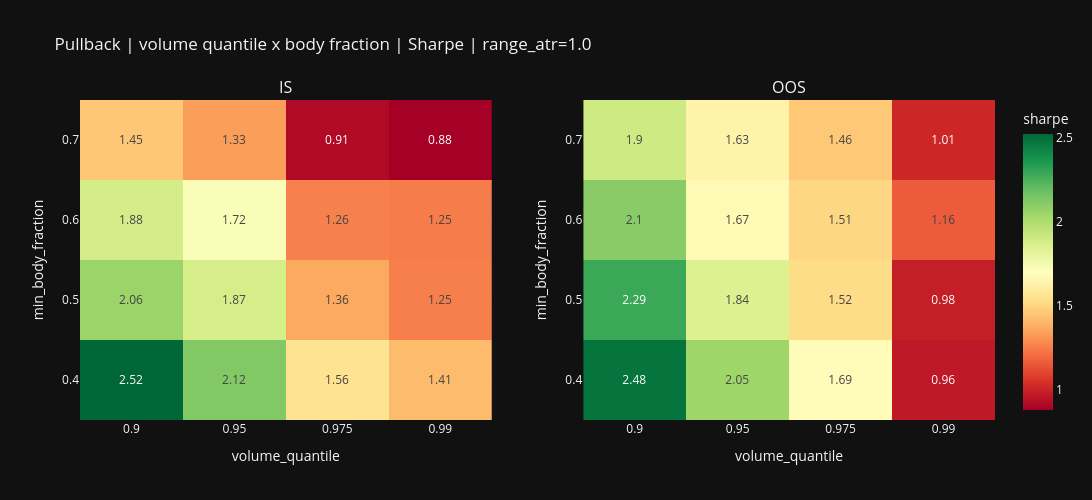
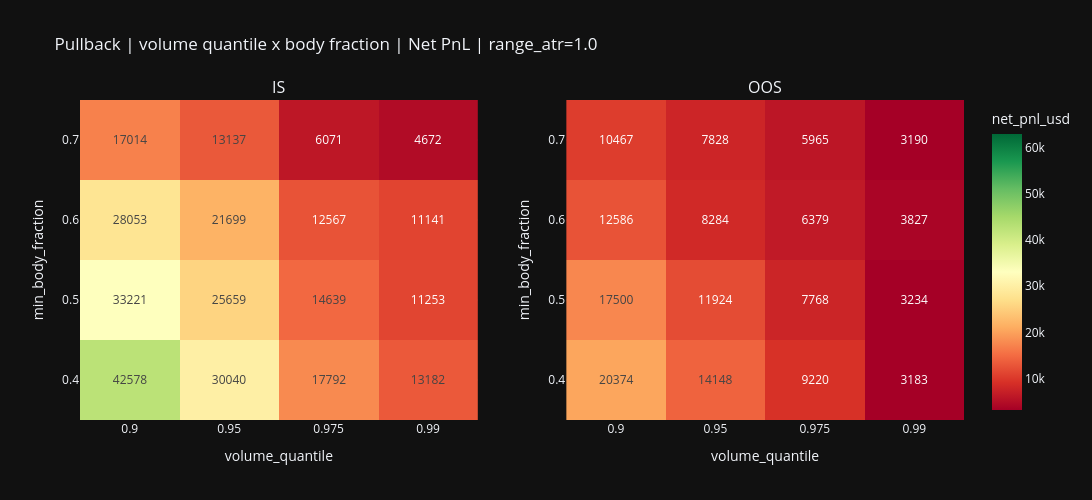
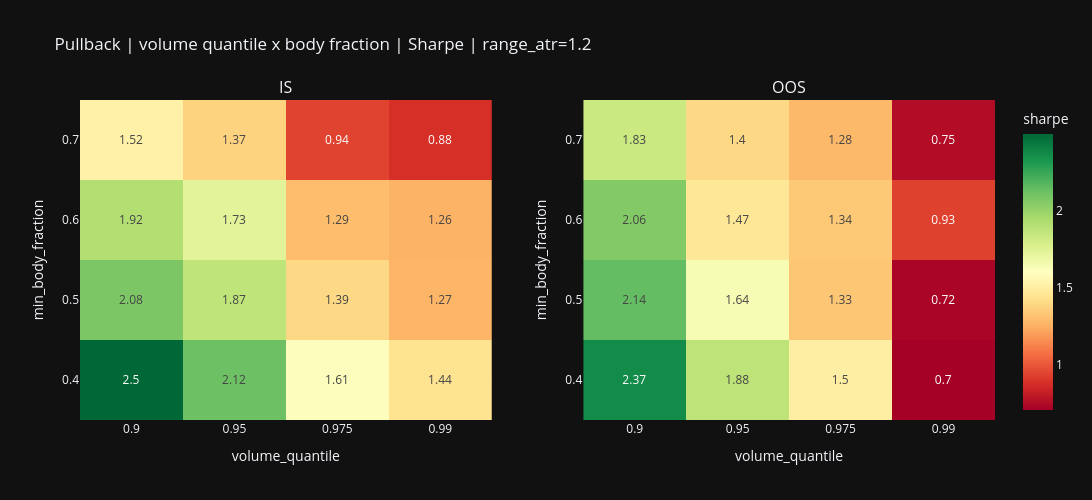
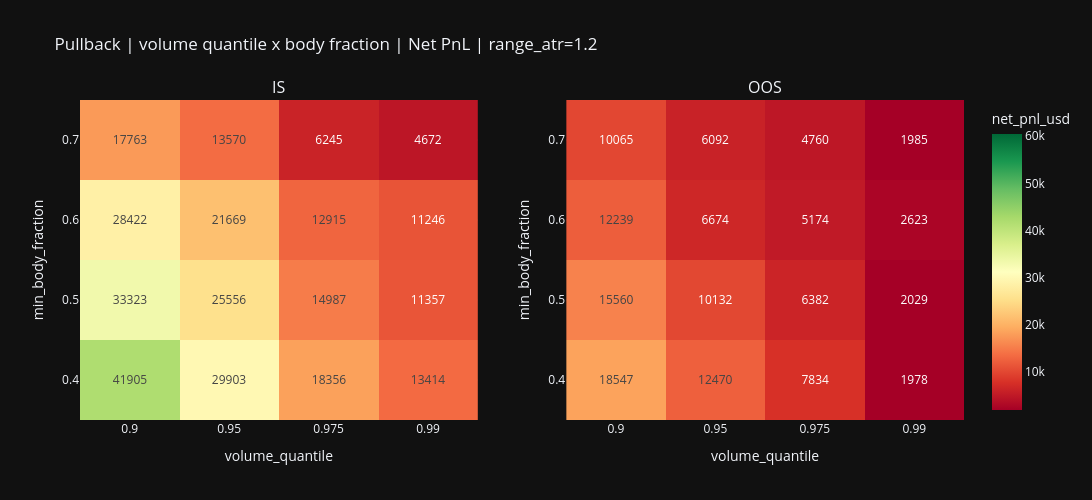

The notebook cell these images were saved under, in order:
### Code cell
display(Markdown("## 3. Heatmaps IS/OOS - Alpha pur"))

alpha_rows = []
for volume_quantile in PULLBACK_VOLUME_QUANTILE_GRID:
    for body_fraction in PULLBACK_MIN_BODY_FRACTION_GRID:
        for range_atr in PULLBACK_MIN_RANGE_ATR_GRID:
            variant = make_pullback_variant(
                volume_quantile=float(volume_quantile),
                min_body_fraction=float(body_fraction),
                min_range_atr=float(range_atr),
            )
            signal_df, result, full_curve, summary = run_pullback_variant(variant, retained_sizing)
            for _, row in summary.iterrows():
                alpha_rows.append(
                    {
                        "scope": row["scope"],
                        "volume_quantile": float(volume_quantile),
                        "min_body_fraction": float(body_fraction),
                        "min_range_atr": float(range_atr),
                        "net_pnl_usd": float(row["net_pnl_usd"]),
                        "sharpe": float(row["sharpe"]),
                        "max_drawdown_usd": float(row["max_drawdown_usd"]),
                    }
                )
pullback_alpha_grid = pd.DataFrame(alpha_rows)
for range_atr in sorted(pullback_alpha_grid["min_range_atr"].unique()):
    alpha_slice = pullback_alpha_grid.loc[pullback_alpha_grid["min_range_atr"].eq(range_atr)].copy()
    plot_is_oos_heatmaps(alpha_slice, "volume_quantile", "min_body_fraction", "sharpe", f"Pullback | volume quantile x body fraction | Sharpe | range_atr={range_atr}")
    plot_is_oos_heatmaps(alpha_slice, "volume_quantile", "min_body_fraction", "net_pnl_usd", f"Pullback | volume quantile x body fraction | Net PnL | range_atr={range_atr}", text_auto=".0f")

lookback_rows = []
for volume_lookback in PULLBACK_VOLUME_LOOKBACK_GRID:
    variant = make_pullback_variant(volume_lookback=int(volume_lookback))
    signal_df, result, full_curve, summary = run_pullback_variant(variant, retained_sizing)
    for _, row in summary.iterrows():
        lookback_rows.append(
            {
                "scope": row["scope"],
                "volume_lookback": int(volume_lookback),
                "net_pnl_usd": float(row["net_pnl_usd"]),
                "sharpe": float(row["sharpe"]),
                "max_drawdown_usd": float(row["max_drawdown_usd"]),
            }
        )
pullback_lookback_grid = pd.DataFrame(lookback_rows)
plot_scope_heatmap(pullback_lookback_grid, "volume_lookback", "sharpe", "Pullback | volume lookback | Sharpe")

### Figure 1 — Plotly figure (JSON) as saved in the notebook; plotly's stock layout.template omitted (floating-point values rounded to 4 significant figures)
{"data": [{"colorscale": [[0.0, "rgb(165,0,38)"], [0.1, "rgb(215,48,39)"], [0.2, "rgb(244,109,67)"], [0.3, "rgb(253,174,97)"], [0.4, "rgb(254,224,139)"], [0.5, "rgb(255,255,191)"], [0.6, "rgb(217,239,139)"], [0.7, "rgb(166,217,106)"], [0.8, "rgb(102,189,99)"], [0.9, "rgb(26,152,80)"], [1.0, "rgb(0,104,55)"]], "showscale": false, "text": [[2.52, 2.12, 1.56, 1.41], [2.06, 1.87, 1.36, 1.25], [1.88, 1.72, 1.26, 1.25], [1.45, 1.33, 0.91, 0.88]], "texttemplate": "%{text}", "type": "heatmap", "x": ["0.9", "0.95", "0.975", "0.99"], "xaxis": "x", "y": ["0.4", "0.5", "0.6", "0.7"], "yaxis": "y", "z": [[2.522, 2.121, 1.556, 1.413], [2.058, 1.875, 1.36, 1.252], [1.88, 1.724, 1.258, 1.248], [1.453, 1.332, 0.9137, 0.8784]], "zmax": 2.522, "zmin": 0.8784}, {"colorbar": {"title": {"text": "sharpe"}}, "colorscale": [[0.0, "rgb(165,0,38)"], [0.1, "rgb(215,48,39)"], [0.2, "rgb(244,109,67)"], [0.3, "rgb(253,174,97)"], [0.4, "rgb(254,224,139)"], [0.5, "rgb(255,255,191)"], [0.6, "rgb(217,239,139)"], [0.7, "rgb(166,217,106)"], [0.8, "rgb(102,189,99)"], [0.9, "rgb(26,152,80)"], [1.0, "rgb(0,104,55)"]], "showscale": true, "text": [[2.48, 2.05, 1.69, 0.96], [2.29, 1.84, 1.52, 0.98], [2.1, 1.67, 1.51, 1.16], [1.9, 1.63, 1.46, 1.01]], "texttemplate": "%{text}", "type": "heatmap", "x": ["0.9", "0.95", "0.975", "0.99"], "xaxis": "x2", "y": ["0.4", "0.5", "0.6", "0.7"], "yaxis": "y2", "z": [[2.483, 2.048, 1.686, 0.9647], [2.286, 1.844, 1.525, 0.9798], [2.104, 1.671, 1.507, 1.159], [1.902, 1.635, 1.457, 1.008]], "zmax": 2.522, "zmin": 0.8784}], "layout": {"annotations": [{"font": {"size": 16}, "showarrow": false, "text": "IS", "x": 0.225, "xanchor": "center", "xref": "paper", "y": 1.0, "yanchor": "bottom", "yref": "paper"}, {"font": {"size": 16}, "showarrow": false, "text": "OOS", "x": 0.775, "xanchor": "center", "xref": "paper", "y": 1.0, "yanchor": "bottom", "yref": "paper"}], "height": 500, "title": {"text": "Pullback | volume quantile x body fraction | Sharpe | range_atr=1.0"}, "width": 1350, "xaxis": {"anchor": "y", "domain": [0.0, 0.45], "title": {"text": "volume_quantile"}}, "xaxis2": {"anchor": "y2", "domain": [0.55, 1.0], "title": {"text": "volume_quantile"}}, "yaxis": {"anchor": "x", "domain": [0.0, 1.0], "title": {"text": "min_body_fraction"}}, "yaxis2": {"anchor": "x2", "domain": [0.0, 1.0], "title": {"text": "min_body_fraction"}}}}

### Figure 2 — Plotly figure (JSON) as saved in the notebook; plotly's stock layout.template omitted (floating-point values rounded to 4 significant figures)
{"data": [{"colorscale": [[0.0, "rgb(165,0,38)"], [0.1, "rgb(215,48,39)"], [0.2, "rgb(244,109,67)"], [0.3, "rgb(253,174,97)"], [0.4, "rgb(254,224,139)"], [0.5, "rgb(255,255,191)"], [0.6, "rgb(217,239,139)"], [0.7, "rgb(166,217,106)"], [0.8, "rgb(102,189,99)"], [0.9, "rgb(26,152,80)"], [1.0, "rgb(0,104,55)"]], "showscale": false, "text": [[42580.0, 30040.0, 17790.0, 13180.0], [33220.0, 25660.0, 14640.0, 11250.0], [28050.0, 21700.0, 12570.0, 11140.0], [17010.0, 13140.0, 6071.0, 4672.0]], "texttemplate": "%{text}", "type": "heatmap", "x": ["0.9", "0.95", "0.975", "0.99"], "xaxis": "x", "y": ["0.4", "0.5", "0.6", "0.7"], "yaxis": "y", "z": [[42580.0, 30040.0, 17790.0, 13180.0], [33220.0, 25660.0, 14640.0, 11250.0], [28050.0, 21700.0, 12570.0, 11140.0], [17010.0, 13140.0, 6071.0, 4672.0]], "zmax": 62950.0, "zmin": 3183.0}, {"colorbar": {"title": {"text": "net_pnl_usd"}}, "colorscale": [[0.0, "rgb(165,0,38)"], [0.1, "rgb(215,48,39)"], [0.2, "rgb(244,109,67)"], [0.3, "rgb(253,174,97)"], [0.4, "rgb(254,224,139)"], [0.5, "rgb(255,255,191)"], [0.6, "rgb(217,239,139)"], [0.7, "rgb(166,217,106)"], [0.8, "rgb(102,189,99)"], [0.9, "rgb(26,152,80)"], [1.0, "rgb(0,104,55)"]], "showscale": true, "text": [[20370.0, 14150.0, 9220.0, 3183.0], [17500.0, 11920.0, 7768.0, 3234.0], [12590.0, 8284.0, 6379.0, 3827.0], [10470.0, 7828.0, 5965.0, 3190.0]], "texttemplate": "%{text}", "type": "heatmap", "x": ["0.9", "0.95", "0.975", "0.99"], "xaxis": "x2", "y": ["0.4", "0.5", "0.6", "0.7"], "yaxis": "y2", "z": [[20370.0, 14150.0, 9220.0, 3183.0], [17500.0, 11920.0, 7768.0, 3234.0], [12590.0, 8284.0, 6379.0, 3827.0], [10470.0, 7828.0, 5965.0, 3190.0]], "zmax": 62950.0, "zmin": 3183.0}], "layout": {"annotations": [{"font": {"size": 16}, "showarrow": false, "text": "IS", "x": 0.225, "xanchor": "center", "xref": "paper", "y": 1.0, "yanchor": "bottom", "yref": "paper"}, {"font": {"size": 16}, "showarrow": false, "text": "OOS", "x": 0.775, "xanchor": "center", "xref": "paper", "y": 1.0, "yanchor": "bottom", "yref": "paper"}], "height": 500, "title": {"text": "Pullback | volume quantile x body fraction | Net PnL | range_atr=1.0"}, "width": 1350, "xaxis": {"anchor": "y", "domain": [0.0, 0.45], "title": {"text": "volume_quantile"}}, "xaxis2": {"anchor": "y2", "domain": [0.55, 1.0], "title": {"text": "volume_quantile"}}, "yaxis": {"anchor": "x", "domain": [0.0, 1.0], "title": {"text": "min_body_fraction"}}, "yaxis2": {"anchor": "x2", "domain": [0.0, 1.0], "title": {"text": "min_body_fraction"}}}}

### Figure 3 — Plotly figure (JSON) as saved in the notebook; plotly's stock layout.template omitted (floating-point values rounded to 4 significant figures)
{"data": [{"colorscale": [[0.0, "rgb(165,0,38)"], [0.1, "rgb(215,48,39)"], [0.2, "rgb(244,109,67)"], [0.3, "rgb(253,174,97)"], [0.4, "rgb(254,224,139)"], [0.5, "rgb(255,255,191)"], [0.6, "rgb(217,239,139)"], [0.7, "rgb(166,217,106)"], [0.8, "rgb(102,189,99)"], [0.9, "rgb(26,152,80)"], [1.0, "rgb(0,104,55)"]], "showscale": false, "text": [[2.5, 2.12, 1.61, 1.44], [2.08, 1.87, 1.39, 1.27], [1.92, 1.73, 1.29, 1.26], [1.52, 1.37, 0.94, 0.88]], "texttemplate": "%{text}", "type": "heatmap", "x": ["0.9", "0.95", "0.975", "0.99"], "xaxis": "x", "y": ["0.4", "0.5", "0.6", "0.7"], "yaxis": "y", "z": [[2.499, 2.12, 1.61, 1.44], [2.079, 1.871, 1.395, 1.266], [1.919, 1.731, 1.294, 1.262], [1.519, 1.375, 0.9403, 0.8784]], "zmax": 2.499, "zmin": 0.7037}, {"colorbar": {"title": {"text": "sharpe"}}, "colorscale": [[0.0, "rgb(165,0,38)"], [0.1, "rgb(215,48,39)"], [0.2, "rgb(244,109,67)"], [0.3, "rgb(253,174,97)"], [0.4, "rgb(254,224,139)"], [0.5, "rgb(255,255,191)"], [0.6, "rgb(217,239,139)"], [0.7, "rgb(166,217,106)"], [0.8, "rgb(102,189,99)"], [0.9, "rgb(26,152,80)"], [1.0, "rgb(0,104,55)"]], "showscale": true, "text": [[2.37, 1.88, 1.5, 0.7], [2.14, 1.64, 1.33, 0.72], [2.06, 1.47, 1.34, 0.93], [1.83, 1.4, 1.28, 0.75]], "texttemplate": "%{text}", "type": "heatmap", "x": ["0.9", "0.95", "0.975", "0.99"], "xaxis": "x2", "y": ["0.4", "0.5", "0.6", "0.7"], "yaxis": "y2", "z": [[2.366, 1.879, 1.505, 0.7037], [2.141, 1.64, 1.328, 0.7214], [2.058, 1.465, 1.338, 0.9333], [1.833, 1.396, 1.282, 0.7493]], "zmax": 2.499, "zmin": 0.7037}], "layout": {"annotations": [{"font": {"size": 16}, "showarrow": false, "text": "IS", "x": 0.225, "xanchor": "center", "xref": "paper", "y": 1.0, "yanchor": "bottom", "yref": "paper"}, {"font": {"size": 16}, "showarrow": false, "text": "OOS", "x": 0.775, "xanchor": "center", "xref": "paper", "y": 1.0, "yanchor": "bottom", "yref": "paper"}], "height": 500, "title": {"text": "Pullback | volume quantile x body fraction | Sharpe | range_atr=1.2"}, "width": 1350, "xaxis": {"anchor": "y", "domain": [0.0, 0.45], "title": {"text": "volume_quantile"}}, "xaxis2": {"anchor": "y2", "domain": [0.55, 1.0], "title": {"text": "volume_quantile"}}, "yaxis": {"anchor": "x", "domain": [0.0, 1.0], "title": {"text": "min_body_fraction"}}, "yaxis2": {"anchor": "x2", "domain": [0.0, 1.0], "title": {"text": "min_body_fraction"}}}}

### Figure 4 — Plotly figure (JSON) as saved in the notebook; plotly's stock layout.template omitted (floating-point values rounded to 4 significant figures)
{"data": [{"colorscale": [[0.0, "rgb(165,0,38)"], [0.1, "rgb(215,48,39)"], [0.2, "rgb(244,109,67)"], [0.3, "rgb(253,174,97)"], [0.4, "rgb(254,224,139)"], [0.5, "rgb(255,255,191)"], [0.6, "rgb(217,239,139)"], [0.7, "rgb(166,217,106)"], [0.8, "rgb(102,189,99)"], [0.9, "rgb(26,152,80)"], [1.0, "rgb(0,104,55)"]], "showscale": false, "text": [[41900.0, 29900.0, 18360.0, 13410.0], [33320.0, 25560.0, 14990.0, 11360.0], [28420.0, 21670.0, 12920.0, 11250.0], [17760.0, 13570.0, 6245.0, 4672.0]], "texttemplate": "%{text}", "type": "heatmap", "x": ["0.9", "0.95", "0.975", "0.99"], "xaxis": "x", "y": ["0.4", "0.5", "0.6", "0.7"], "yaxis": "y", "z": [[41900.0, 29900.0, 18360.0, 13410.0], [33320.0, 25560.0, 14990.0, 11360.0], [28420.0, 21670.0, 12920.0, 11250.0], [17760.0, 13570.0, 6245.0, 4672.0]], "zmax": 60450.0, "zmin": 1978.0}, {"colorbar": {"title": {"text": "net_pnl_usd"}}, "colorscale": [[0.0, "rgb(165,0,38)"], [0.1, "rgb(215,48,39)"], [0.2, "rgb(244,109,67)"], [0.3, "rgb(253,174,97)"], [0.4, "rgb(254,224,139)"], [0.5, "rgb(255,255,191)"], [0.6, "rgb(217,239,139)"], [0.7, "rgb(166,217,106)"], [0.8, "rgb(102,189,99)"], [0.9, "rgb(26,152,80)"], [1.0, "rgb(0,104,55)"]], "showscale": true, "text": [[18550.0, 12470.0, 7834.0, 1978.0], [15560.0, 10130.0, 6382.0, 2029.0], [12240.0, 6674.0, 5174.0, 2623.0], [10060.0, 6092.0, 4760.0, 1985.0]], "texttemplate": "%{text}", "type": "heatmap", "x": ["0.9", "0.95", "0.975", "0.99"], "xaxis": "x2", "y": ["0.4", "0.5", "0.6", "0.7"], "yaxis": "y2", "z": [[18550.0, 12470.0, 7834.0, 1978.0], [15560.0, 10130.0, 6382.0, 2029.0], [12240.0, 6674.0, 5174.0, 2623.0], [10070.0, 6092.0, 4760.0, 1985.0]], "zmax": 60450.0, "zmin": 1978.0}], "layout": {"annotations": [{"font": {"size": 16}, "showarrow": false, "text": "IS", "x": 0.225, "xanchor": "center", "xref": "paper", "y": 1.0, "yanchor": "bottom", "yref": "paper"}, {"font": {"size": 16}, "showarrow": false, "text": "OOS", "x": 0.775, "xanchor": "center", "xref": "paper", "y": 1.0, "yanchor": "bottom", "yref": "paper"}], "height": 500, "title": {"text": "Pullback | volume quantile x body fraction | Net PnL | range_atr=1.2"}, "width": 1350, "xaxis": {"anchor": "y", "domain": [0.0, 0.45], "title": {"text": "volume_quantile"}}, "xaxis2": {"anchor": "y2", "domain": [0.55, 1.0], "title": {"text": "volume_quantile"}}, "yaxis": {"anchor": "x", "domain": [0.0, 1.0], "title": {"text": "min_body_fraction"}}, "yaxis2": {"anchor": "x2", "domain": [0.0, 1.0], "title": {"text": "min_body_fraction"}}}}
